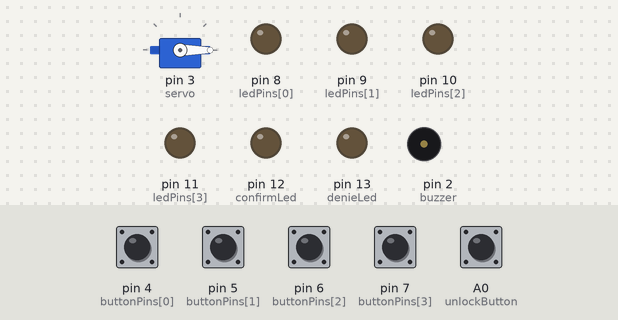
Bench run of a sketch on a simulated Arduino Uno, built with avr-gcc and run on an emulated ATmega328P. Shown: servo, output pins drawn as LEDs (lit = HIGH), buzzer (waves = sounding). Dashed ring = blinking. The inputs (shaded band) are chosen by the test bench; at power-on: A0 (unlockButton), pin 4 (buttonPins[0]), pin 5 (buttonPins[1]), pin 6 (buttonPins[2]), pin 7 (buttonPins[3]) HIGH.

Above: at 1.2 s.
1.3 s: pin 4 (buttonPins[0]) pulled LOW for 1 s
At 1.4 s:
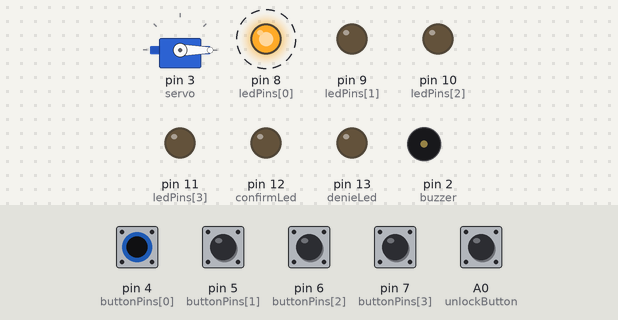
3.8 s: pin 5 (buttonPins[1]) pulled LOW for 1 s
At 5.3 s:
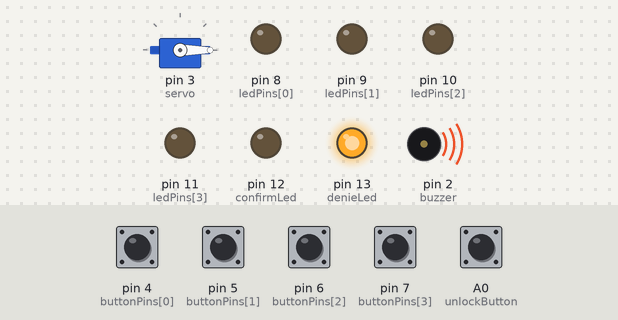
At 6.2 s:
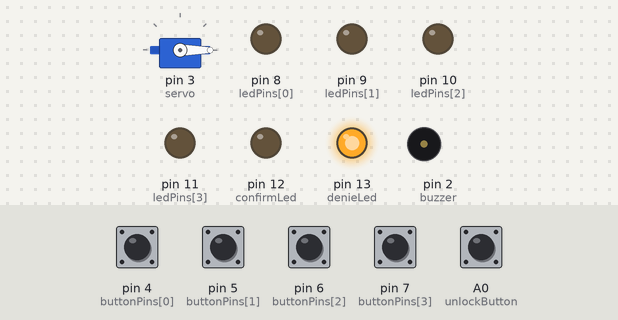
Timing chart, 0 to 7.7 s (numbered marks = the images above; inputs shaded):
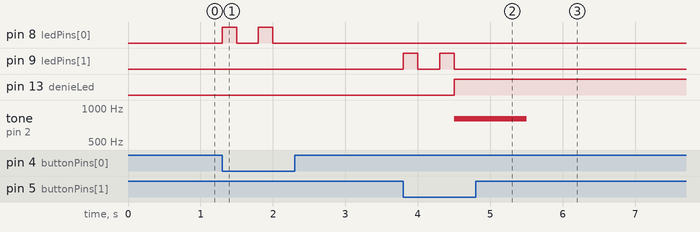

The sketch:

Code_Unlock.ino
```cpp
#include <Servo.h> // Loads the servo library

Servo myServo; // Creates a servo object named myServo
int servo = 3; // Servo signal wire is connected to pin 3

int ledPins[4] = {8,9,10,11}; // LED pins for buttons 1–4
int buttonPins[4] = {4,5,6,7}; // Button pins for buttons 1–4 (using INPUT_PULLUP)

int confirmLed = 12; // LED that lights when the pattern is correct
int denieLed = 13;   // LED that lights when the pattern is wrong
int buzzer = 2;      // Buzzer connected to pin 2
int unlockButton = A0; // Button to exit lockout mode (INPUT_PULLUP)

int correctPattern[4] = {3,1,2,3}; // The required button sequence
int userPattern[4]; // Stores the sequence the user enters
int index = 0; // Tracks how many buttons have been pressed so far

void setup() {
  myServo.attach(servo); // Attach servo to pin 3
  myServo.write(0);      // Start servo at 0 degrees

  // Set LED pins as outputs and button pins as INPUT_PULLUP
  for (int i = 0; i < 4; i++) {
    pinMode(ledPins[i], OUTPUT);
    pinMode(buttonPins[i], INPUT_PULLUP);
  }

  pinMode(confirmLed, OUTPUT);
  pinMode(denieLed, OUTPUT);
  pinMode(buzzer, OUTPUT);
  pinMode(unlockButton, INPUT_PULLUP);
}

void loop() {
  // Check all 4 buttons; if one is pressed, record it
  for (int i = 0; i < 4; i++){
    if (digitalRead(buttonPins[i]) == LOW) { // LOW = pressed (because of INPUT_PULLUP)
      recordPress(i + 1); // Pass the button number (1–4)
      delay(300); // Debounce + prevent double presses
    }
  }
}

void recordPress(int buttonNumber) {
  // Flash the LED for the button that was pressed
  digitalWrite(ledPins[buttonNumber - 1], HIGH);
  delay(200);
  digitalWrite(ledPins[buttonNumber - 1], LOW);

  // Store the button number in the user pattern
  userPattern[index] = buttonNumber;
  index++; // Move to next slot

  // If 4 buttons have been pressed, check the pattern
  if (index == 4) {
    checkPattern();
  }
}

void checkPattern() {
  bool correct = true; // Assume correct until proven wrong

  // Compare user pattern to correct pattern
  for (int i = 0; i < 4; i++) {
    if (userPattern[i] != correctPattern[i]) {
      correct = false;
    }
  }

  if (correct) {
    // Correct pattern feedback
    digitalWrite(confirmLed, HIGH);
    myServo.write(90);

    tone(buzzer, 800);  delay(500);
    tone(buzzer, 1000); delay(500);
    tone(buzzer, 1300); delay(100);
    tone(buzzer, 900);  delay(100);
    tone(buzzer, 1300); delay(1000);
    noTone(buzzer);

    lockout(); // Enter lockout mode
  } else {
    // Wrong pattern feedback
    digitalWrite(denieLed, HIGH);
    tone(buzzer, 800);
    delay(1000);
    noTone(buzzer);

    lockout(); // Enter lockout mode
  }
}

void lockout() {
  // Stay locked until unlockButton is pressed
  while(true) {
    if (digitalRead(unlockButton) == LOW){
      delay(200); // Debounce
      resetPattern();
      return; // Exit lockout
    }
  }
}

void resetPattern() {
  index = 0; // Reset input index
  digitalWrite(confirmLed, LOW);
  digitalWrite(denieLed, LOW);
  myServo.write(0); // Reset servo to locked position
}
```

Measured:
- after the input at 1.3 s, pin 8 (ledPins[0]): alternates HIGH for 0.20 s and LOW for 0.30 s, 4 changes in all, then stays LOW, starting at once
- after the input at 3.8 s, pin 9 (ledPins[1]): alternates HIGH for 0.20 s and LOW for 0.30 s, 4 changes in all, then stays LOW, starting at once; pin 13 (denieLed): LOW → HIGH after 0.70 s; tone on pin 2 (buzzer): silent → 800 Hz after 0.70 s, → silent 1.0 s later
